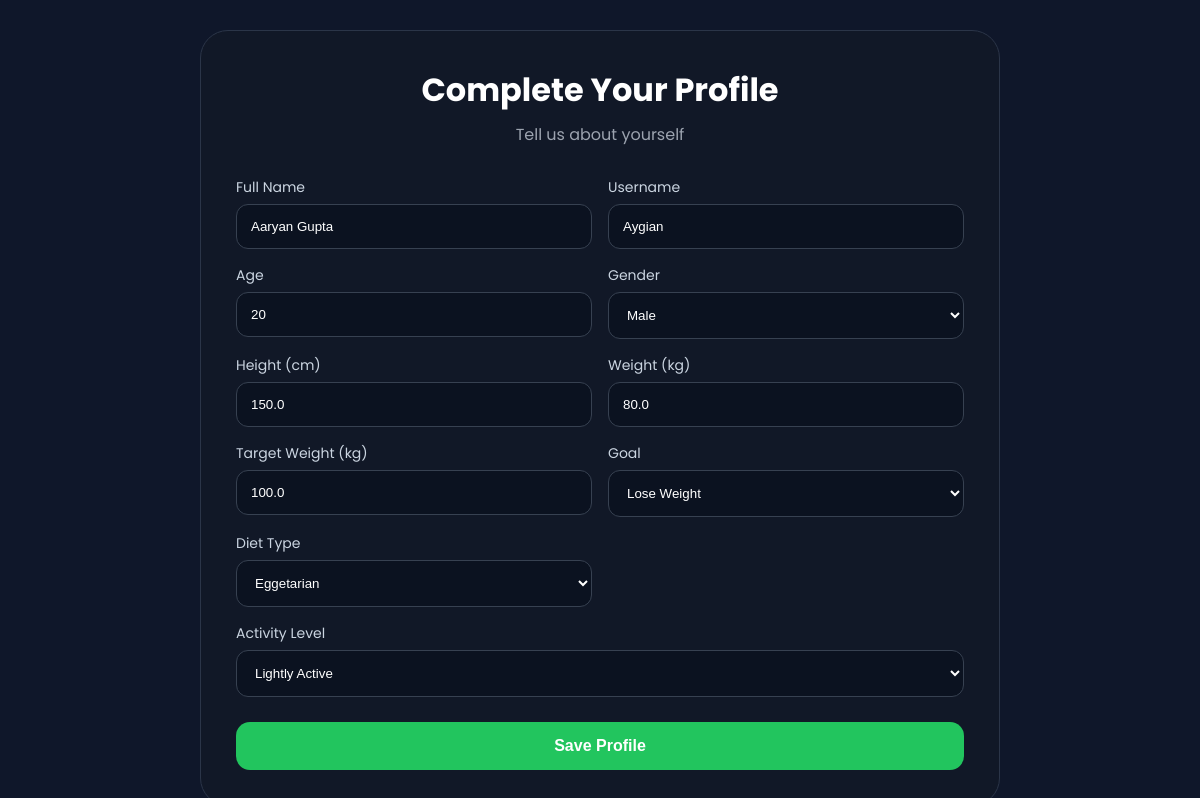
Before: /profile/complete/ (signed in) with the older database file.
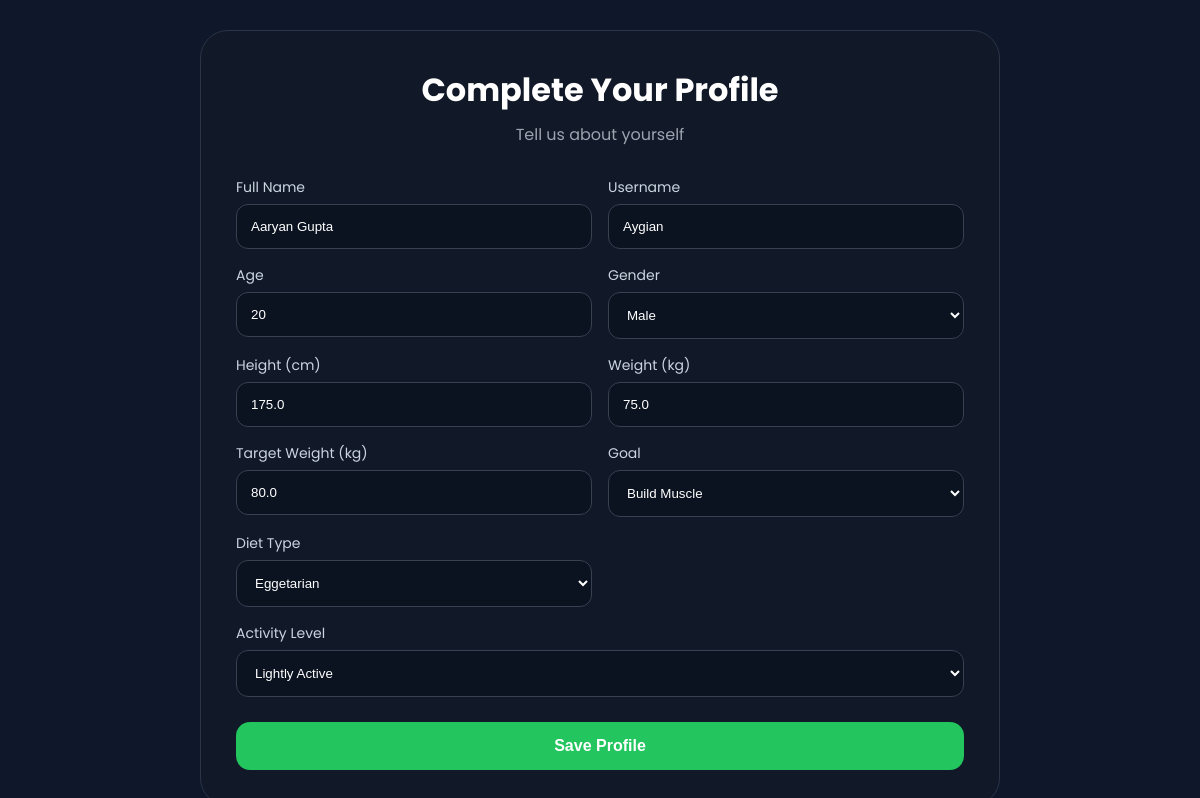
After: the same page with the newer database file.
### PlateCheckWeb/models.py (models this page shows, shortened)
class UserProfile(models.Model):
    GENDER_CHOICES = [
        ('male', 'Male'),
        ('female', 'Female'),
        ('other', 'Other'),
    ]
    GOAL_CHOICES = [
        ('lose_weight', 'Lose Weight'),
        ('gain_weight', 'Gain Weight'),
        ('build_muscle', 'Build Muscle'),
        ('maintain_weight', 'Maintain Weight'),
    ]
    DIET_CHOICES = [
        ('vegetarian', 'Vegetarian'),
        ('non_vegetarian', 'Non-Vegetarian'),
        ('vegan', 'Vegan'),
        ('eggetarian', 'Eggetarian'),
    ]
    ACTIVITY_CHOICES = [
        ('sedentary', 'Sedentary'),
        ('lightly_active', 'Lightly Active'),
        ('moderately_active', 'Moderately Active'),
        ('very_active', 'Very Active'),
    ]
    user            = models.OneToOneField(User, on_delete=models.CASCADE, related_name='profile')
    full_name       = models.CharField(max_length=150, blank=True)
    age             = models.PositiveIntegerField(null=True, blank=True)
    gender          = models.CharField(max_length=10, choices=GENDER_CHOICES, blank=True)
    height_cm       = models.FloatField(null=True, blank=True)
    weight_kg       = models.FloatField(null=True, blank=True)
    target_weight_kg= models.FloatField(null=True, blank=True)
    goal            = models.CharField(max_length=20, choices=GOAL_CHOICES, blank=True)
    diet_type       = models.CharField(max_length=20, choices=DIET_CHOICES, blank=True)
    activity_level  = models.CharField(max_length=20, choices=ACTIVITY_CHOICES, blank=True)
    streak_days     = models.PositiveIntegerField(default=0)
    profile_complete= models.BooleanField(default=False)
    created_at      = models.DateTimeField(auto_now_add=True)
    updated_at      = models.DateTimeField(auto_now=True)

### PlateCheckWeb/views.py (the view, shortened to what this page needs)
# urls.py: path('profile/complete/', views.complete_profile_view, name='complete_profile'),
@login_required(login_url='signup')
def complete_profile_view(request):
    profile = get_object_or_404(UserProfile, user=request.user)
    return render(request, 'complete_profile.html', {'profile': profile})

### PlateCheckWeb/templates/complete_profile.html (shortened to what this page needs)
<!DOCTYPE html>
<html lang="en">
<head>
</head>
<body>
    <div class="card">
        <h1>Complete Your Profile</h1>
        <p class="sub">Tell us about yourself</p>
        <form method="post" action="{% url 'complete_profile' %}">
            <div class="grid">
                <div class="field">
                    <label>Full Name</label>
                    <input type="text" name="full_name" placeholder="Enter name" value="{{ profile.full_name }}">
                </div>
                <div class="field">
                    <label>Username</label>
                    <input type="text" value="{{ user.username }}" disabled>
                </div>
                <div class="field">
                    <label>Age</label>
                    <input type="number" name="age" placeholder="Age" value="{{ profile.age|default:'' }}">
                </div>
                <div class="field">
                    <label>Gender</label>
                    <select name="gender">
                        <option value="male" {% if profile.gender == 'male' %}selected{% endif %}>Male</option>
                    </select>
                </div>
                <div class="field">
                    <label>Height (cm)</label>
                    <input type="number" name="height_cm" placeholder="Height" value="{{ profile.height_cm|default:'' }}">
                </div>
                <div class="field">
                    <label>Weight (kg)</label>
                    <input type="number" name="weight_kg" placeholder="Weight" value="{{ profile.weight_kg|default:'' }}">
                </div>
                <div class="field">
                    <label>Target Weight (kg)</label>
                    <input type="number" name="target_weight_kg" placeholder="Target Weight" value="{{ profile.target_weight_kg|default:'' }}">
                </div>
                <div class="field">
                    <label>Goal</label>
                    <select name="goal">
                        <option value="lose_weight" {% if profile.goal == 'lose_weight' %}selected{% endif %}>Lose Weight</option>
                        <option value="build_muscle" {% if profile.goal == 'build_muscle' %}selected{% endif %}>Build Muscle</option>
                    </select>
                </div>
                <div class="field">
                    <label>Diet Type</label>
                    <select name="diet_type">
                        <option value="eggetarian" {% if profile.diet_type == 'eggetarian' %}selected{% endif %}>Eggetarian</option>
                    </select>
                </div>
                <div class="field full">
                    <label>Activity Level</label>
                    <select name="activity_level">
                        <option value="lightly_active" {% if profile.activity_level == 'lightly_active' %}selected{% endif %}>Lightly Active</option>
                    </select>
                </div>
            </div>
            <button class="btn" type="submit">Save Profile</button>
        </form>
    </div>
</body>
</html>

Changed rows visible on the page:
changed UserProfile "Aaryan Gupta": height_cm "150.0" → "175.0"; weight_kg "80.0" → "75.0"; target_weight_kg "100.0" → "80.0"; goal "Lose Weight" → "Build Muscle"
